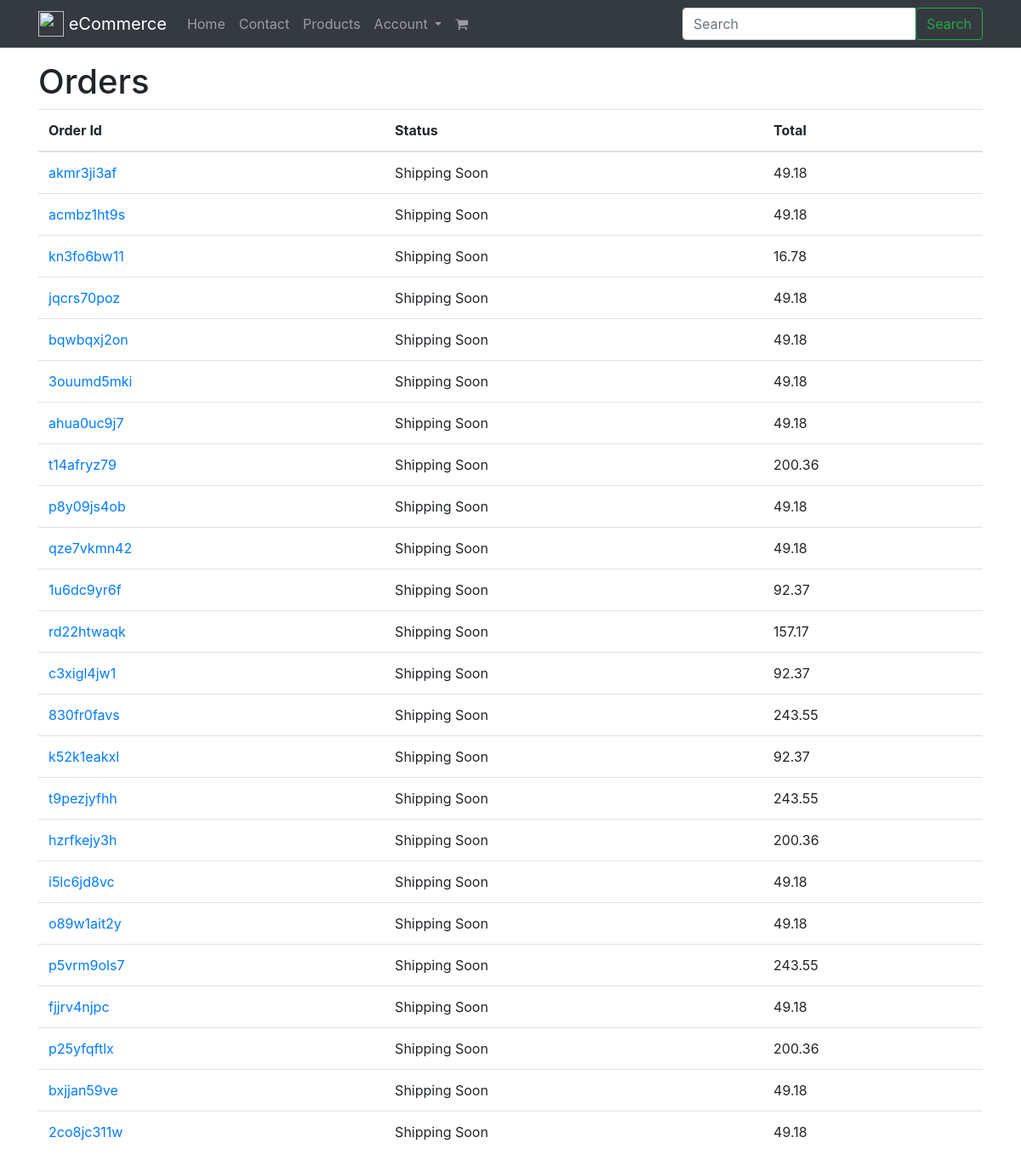
The app's page /orders/ (signed in), older data.
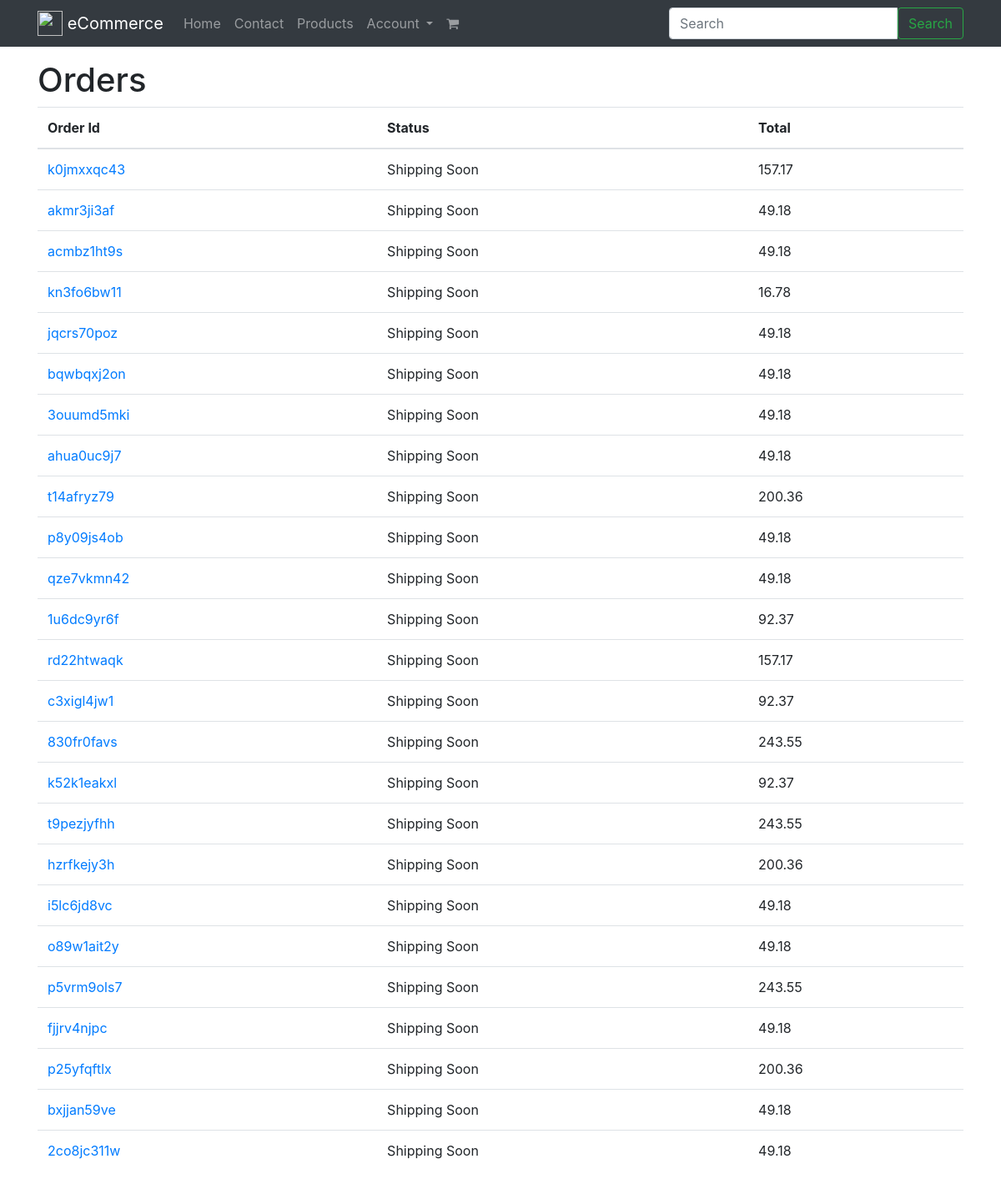
The same page, newer data.
### orders/models.py (models this page shows, shortened)
class Order(models.Model):
    billing_profile     = models.ForeignKey(BillingProfile, null=True, blank=True)
    order_id            = models.CharField(max_length=120, blank=True) # AB31DE3
    shipping_address    = models.ForeignKey(Address, related_name="shipping_address",null=True, blank=True)
    billing_address     = models.ForeignKey(Address, related_name="billing_address", null=True, blank=True)
    shipping_address_final    = models.TextField(blank=True, null=True)
    billing_address_final     = models.TextField(blank=True, null=True)
    cart                = models.ForeignKey(Cart)
    status              = models.CharField(max_length=120, default='created', choices=ORDER_STATUS_CHOICES)
    shipping_total      = models.DecimalField(default=5.99, max_digits=100, decimal_places=2)
    total               = models.DecimalField(default=0.00, max_digits=100, decimal_places=2)
    active              = models.BooleanField(default=True)
    updated             = models.DateTimeField(auto_now=True)
    timestamp           = models.DateTimeField(auto_now_add=True)
    objects = OrderManager()
    class Meta:
       ordering = ['-timestamp', '-updated']
    def get_absolute_url(self):
        return reverse("orders:detail", kwargs={'order_id': self.order_id})
    def get_status(self):
        if self.status == "refunded":
            return "Refunded order"
        elif self.status == "shipped":
            return "Shipped"
        return "Shipping Soon"

### orders/views.py (the view)
class OrderListView(LoginRequiredMixin, ListView):
    def get_queryset(self):
        return Order.objects.by_request(self.request).not_created()

### billing/models.py (called while the page is built)
    def new_or_get(self, request):
        user = request.user
        guest_email_id = request.session.get('guest_email_id')
        created = False
        obj = None
        if user.is_authenticated():
            obj, created = self.model.objects.get_or_create(
                            user=user, email=user.email)
        elif guest_email_id is not None:
            'guest user checkout; auto reloads payment stuff'
            guest_email_obj = GuestEmail.objects.get(id=guest_email_id)
            obj, created = self.model.objects.get_or_create(
                                            email=guest_email_obj.email)
        else:
            pass
        return obj, created

### orders/models.py (called while the page is built)
    def by_request(self, request):
        billing_profile, created = BillingProfile.objects.new_or_get(request)
        return self.filter(billing_profile=billing_profile)

    def not_created(self):
        return self.exclude(status='created')

    def get_queryset(self):
        return OrderManagerQuerySet(self.model, using=self._db)

    def by_request(self, request):
        return self.get_queryset().by_request(request)

### orders/templates/orders/order_list.html
{% extends "base.html" %}
{% block content %}
<div class='row'>
    <div class='col-12'>
        <h1>Orders</h1>
    </div>
</div>
<div class='row'>
    <div class='col'>
        <table class='table'>
            <thead><th>Order Id</th><th>Status</th><th>Total</th></thead>
            <tbody>
                {% for object in object_list %}
                    <tr>
                        <td><a href='{{ object.get_absolute_url }}'>{{ object.order_id }}</a></td>
                        <td>{{ object.get_status }}</td>
                        <td>{{ object.total }}</td>
                    </tr>
                {% empty %}
                <tr><td colspan="3"><p class='lead'>No orders yet.</td></tr>
                {% endfor %}
            </tbody>
        </table>
    </div>
</div>
{% endblock %}

Row changes from the older to the newer data that the page shows:
added Order: order_id "k0jmxxqc43", get_status "Shipping Soon", total "157.17"
